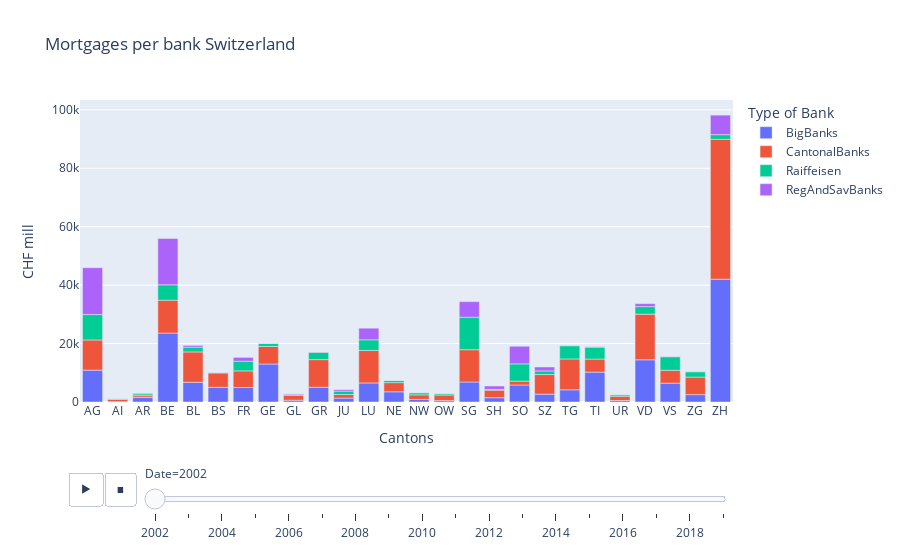

The notebook cell this image was saved under:
### Code cell
fig = px.bar(mor_Cant, x="Cantons", y=["BigBanks", "CantonalBanks", "Raiffeisen", "RegAndSavBanks"], 
             title="Mortgages per bank Switzerland",animation_frame="Date",labels={"value": "CHF mill", "variable": "Type of Bank"})
fig.show()

### Figure 1 — Plotly figure (JSON) as saved in the notebook; plotly's stock layout.template omitted (floating-point values rounded to 4 significant figures)
{"data": [{"alignmentgroup": "True", "hovertemplate": "Type of Bank=BigBanks<br>Date=2002<br>Cantons=%{x}<br>CHF mill=%{y}<extra></extra>", "legendgroup": "BigBanks", "marker": {"color": "#636efa"}, "name": "BigBanks", "offsetgroup": "BigBanks", "orientation": "v", "showlegend": true, "textposition": "auto", "type": "bar", "x": ["AG", "AI", "AR", "BE", "BL", "BS", "FR", "GE", "GL", "GR", "JU", "LU", "NE", "NW", "OW", "SG", "SH", "SO", "SZ", "TG", "TI", "UR", "VD", "VS", "ZG", "ZH"], "xaxis": "x", "y": [10901, 121, 1563, 23585, 6739, 5030, 4960, 13002, 607, 5048, 1343, 6524, 3495, 872, 487, 6848, 1478, 5823, 2693, 4180, 10229, 513, 14439, 6457, 2519, 42040], "yaxis": "y"}, {"alignmentgroup": "True", "hovertemplate": "Type of Bank=CantonalBanks<br>Date=2002<br>Cantons=%{x}<br>CHF mill=%{y}<extra></extra>", "legendgroup": "CantonalBanks", "marker": {"color": "#EF553B"}, "name": "CantonalBanks", "offsetgroup": "CantonalBanks", "orientation": "v", "showlegend": true, "textposition": "auto", "type": "bar", "x": ["AG", "AI", "AR", "BE", "BL", "BS", "FR", "GE", "GL", "GR", "JU", "LU", "NE", "NW", "OW", "SG", "SH", "SO", "SZ", "TG", "TI", "UR", "VD", "VS", "ZG", "ZH"], "xaxis": "x", "y": [10341, 782, 610, 11264, 10391, 4941, 5700, 6021, 1733, 9458, 1211, 11110, 3132, 1577, 1908, 11052, 2566, 1317, 6702, 10551, 4470, 1442, 15636, 4402, 6013, 47880], "yaxis": "y"}, {"alignmentgroup": "True", "hovertemplate": "Type of Bank=Raiffeisen<br>Date=2002<br>Cantons=%{x}<br>CHF mill=%{y}<extra></extra>", "legendgroup": "Raiffeisen", "marker": {"color": "#00cc96"}, "name": "Raiffeisen", "offsetgroup": "Raiffeisen", "orientation": "v", "showlegend": true, "textposition": "auto", "type": "bar", "x": ["AG", "AI", "AR", "BE", "BL", "BS", "FR", "GE", "GL", "GR", "JU", "LU", "NE", "NW", "OW", "SG", "SH", "SO", "SZ", "TG", "TI", "UR", "VD", "VS", "ZG", "ZH"], "xaxis": "x", "y": [8683, 244, 617, 5264, 1659, 83, 3293, 1003, 159, 2512, 1184, 3660, 746, 738, 447, 11104, 259, 5907, 1246, 4517, 4083, 541, 2574, 4630, 1818, 1585], "yaxis": "y"}, {"alignmentgroup": "True", "hovertemplate": "Type of Bank=RegAndSavBanks<br>Date=2002<br>Cantons=%{x}<br>CHF mill=%{y}<extra></extra>", "legendgroup": "RegAndSavBanks", "marker": {"color": "#ab63fa"}, "name": "RegAndSavBanks", "offsetgroup": "RegAndSavBanks", "orientation": "v", "showlegend": true, "textposition": "auto", "type": "bar", "x": ["AG", "AI", "AR", "BE", "BL", "BS", "FR", "GE", "GL", "GR", "JU", "LU", "NE", "NW", "OW", "SG", "SH", "SO", "SZ", "TG", "TI", "UR", "VD", "VS", "ZG", "ZH"], "xaxis": "x", "y": [16029, 12, 220, 15828, 590, 99, 1312, 30, 278, 101, 506, 3972, 18, 17, 90, 5350, 1177, 6034, 1345, 129, 134, 5, 1027, 130, 96, 6694], "yaxis": "y"}], "layout": {"barmode": "relative", "legend": {"title": {"text": "Type of Bank"}, "tracegroupgap": 0}, "sliders": [{"active": 0, "currentvalue": {"prefix": "Date="}, "len": 0.9, "pad": {"b": 10, "t": 60}, "steps": [{"args": [["2002"], {"frame": {"duration": 0, "redraw": true}, "fromcurrent": true, "mode": "immediate", "transition": {"duration": 0, "easing": "linear"}}], "label": "2002", "method": "animate"}, {"args": [["2003"], {"frame": {"duration": 0, "redraw": true}, "fromcurrent": true, "mode": "immediate", "transition": {"duration": 0, "easing": "linear"}}], "label": "2003", "method": "animate"}, {"args": [["2004"], {"frame": {"duration": 0, "redraw": true}, "fromcurrent": true, "mode": "immediate", "transition": {"duration": 0, "easing": "linear"}}], "label": "2004", "method": "animate"}, {"args": [["2005"], {"frame": {"duration": 0, "redraw": true}, "fromcurrent": true, "mode": "immediate", "transition": {"duration": 0, "easing": "linear"}}], "label": "2005", "method": "animate"}, {"args": [["2006"], {"frame": {"duration": 0, "redraw": true}, "fromcurrent": true, "mode": "immediate", "transition": {"duration": 0, "easing": "linear"}}], "label": "2006", "method": "animate"}, {"args": [["2007"], {"frame": {"duration": 0, "redraw": true}, "fromcurrent": true, "mode": "immediate", "transition": {"duration": 0, "easing": "linear"}}], "label": "2007", "method": "animate"}, {"args": [["2008"], {"frame": {"duration": 0, "redraw": true}, "fromcurrent": true, "mode": "immediate", "transition": {"duration": 0, "easing": "linear"}}], "label": "2008", "method": "animate"}, {"args": [["2009"], {"frame": {"duration": 0, "redraw": true}, "fromcurrent": true, "mode": "immediate", "transition": {"duration": 0, "easing": "linear"}}], "label": "2009", "method": "animate"}, {"args": [["2010"], {"frame": {"duration": 0, "redraw": true}, "fromcurrent": true, "mode": "immediate", "transition": {"duration": 0, "easing": "linear"}}], "label": "2010", "method": "animate"}, {"args": [["2011"], {"frame": {"duration": 0, "redraw": true}, "fromcurrent": true, "mode": "immediate", "transition": {"duration": 0, "easing": "linear"}}], "label": "2011", "method": "animate"}, {"args": [["2012"], {"frame": {"duration": 0, "redraw": true}, "fromcurrent": true, "mode": "immediate", "transition": {"duration": 0, "easing": "linear"}}], "label": "2012", "method": "animate"}, {"args": [["2013"], {"frame": {"duration": 0, "redraw": true}, "fromcurrent": true, "mode": "immediate", "transition": {"duration": 0, "easing": "linear"}}], "label": "2013", "method": "animate"}, {"args": [["2014"], {"frame": {"duration": 0, "redraw": true}, "fromcurrent": true, "mode": "immediate", "transition": {"duration": 0, "easing": "linear"}}], "label": "2014", "method": "animate"}, {"args": [["2015"], {"frame": {"duration": 0, "redraw": true}, "fromcurrent": true, "mode": "immediate", "transition": {"duration": 0, "easing": "linear"}}], "label": "2015", "method": "animate"}, {"args": [["2016"], {"frame": {"duration": 0, "redraw": true}, "fromcurrent": true, "mode": "immediate", "transition": {"duration": 0, "easing": "linear"}}], "label": "2016", "method": "animate"}, {"args": [["2017"], {"frame": {"duration": 0, "redraw": true}, "fromcurrent": true, "mode": "immediate", "transition": {"duration": 0, "easing": "linear"}}], "label": "2017", "method": "animate"}, {"args": [["2018"], {"frame": {"duration": 0, "redraw": true}, "fromcurrent": true, "mode": "immediate", "transition": {"duration": 0, "easing": "linear"}}], "label": "2018", "method": "animate"}, {"args": [["2019"], {"frame": {"duration": 0, "redraw": true}, "fromcurrent": true, "mode": "immediate", "transition": {"duration": 0, "easing": "linear"}}], "label": "2019", "method": "animate"}], "x": 0.1, "xanchor": "left", "y": 0, "yanchor": "top"}], "title": {"text": "Mortgages per bank Switzerland"}, "updatemenus": [{"buttons": [{"args": [null, {"frame": {"duration": 500, "redraw": true}, "fromcurrent": true, "mode": "immediate", "transition": {"duration": 500, "easing": "linear"}}], "label": "&#9654;", "method": "animate"}, {"args": [[null], {"frame": {"duration": 0, "redraw": true}, "fromcurrent": true, "mode": "immediate", "transition": {"duration": 0, "easing": "linear"}}], "label": "&#9724;", "method": "animate"}], "direction": "left", "pad": {"r": 10, "t": 70}, "showactive": false, "type": "buttons", "x": 0.1, "xanchor": "right", "y": 0, "yanchor": "top"}], "xaxis": {"anchor": "y", "domain": [0, 1], "title": {"text": "Cantons"}}, "yaxis": {"anchor": "x", "domain": [0, 1], "title": {"text": "CHF mill"}}}}
